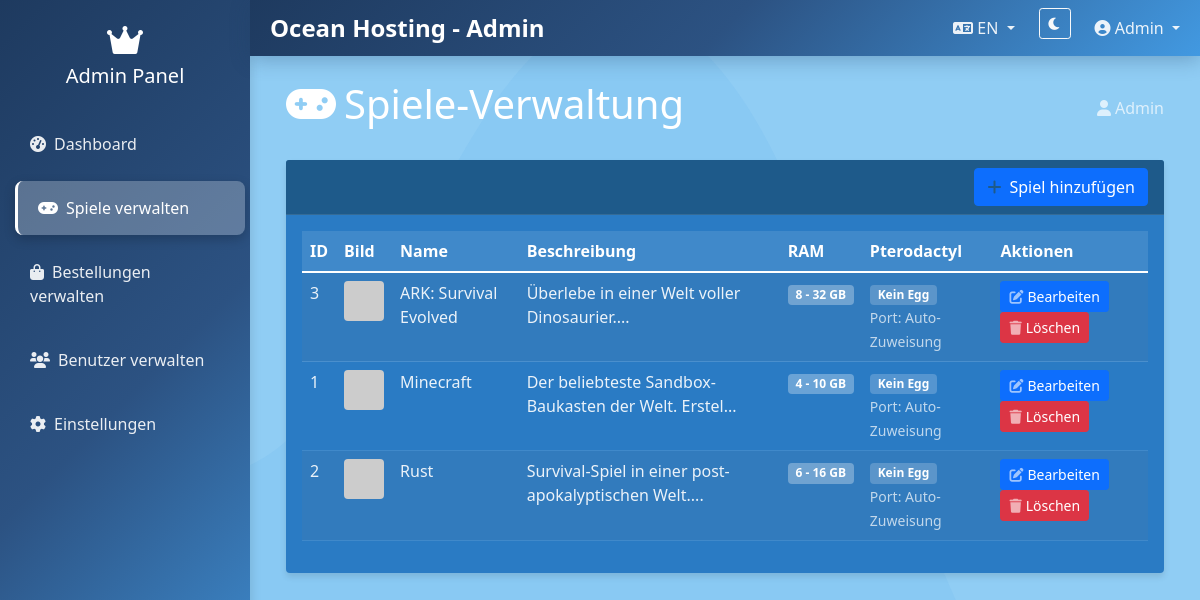
The app's page /Shop/admin/games.php?lang=en (signed in) with its own data.
### tables this page shows
CREATE TABLE games (
            id INTEGER PRIMARY KEY AUTOINCREMENT,
            name VARCHAR(100) NOT NULL,
            image_url VARCHAR(500) NOT NULL,
            min_ram INTEGER NOT NULL DEFAULT 4,
            max_ram INTEGER NOT NULL DEFAULT 10,
            description TEXT,
            active INTEGER DEFAULT 1,
            created_at DATETIME DEFAULT CURRENT_TIMESTAMP,
            updated_at DATETIME DEFAULT CURRENT_TIMESTAMP
        );

### Shop/includes/LanguageManager.php (called while the page is built, shortened)
<?php
class LanguageManager {
    private $language;
    private function detectLanguage() {
        if (isset($_GET['lang']) && in_array($_GET['lang'], ['de', 'en'])) {
            $this->language = $_GET['lang'];
            return;
        }
        $this->language = 'de';
    }
    private function loadTranslations() {
        $file = __DIR__ . '/../languages/' . $this->language . '.php';
    }
    public function getCurrentLanguage() {
        return $this->language;
    }
}
?>

### Shop/includes/GameManager.php (called while the page is built, shortened)
<?php
class GameManager {
    private $conn;
    private $table = 'games';
    public function __construct($pdo = null) {
        if ($pdo !== null) {
            $this->conn = $pdo;
        } else {
            $database = new Database();
            $this->conn = $database->getConnection();
        }
    }
    public function getAllGames() {
        try {
            $query = "SELECT * FROM " . $this->table . " WHERE active = 1 ORDER BY name";
            $stmt = $this->conn->prepare($query);
            $stmt->execute();
            return $stmt->fetchAll(PDO::FETCH_ASSOC);
        } catch(PDOException $e) {
            error_log("GameManager Error: " . $e->getMessage());
            return [];
        }
    }
}
?>

### Shop/admin/games.php (the view, shortened to what this page needs)
<?php
require_once __DIR__ . '/../includes/GameManager.php';
require_once __DIR__ . '/../includes/LanguageManager.php';
$lang = new LanguageManager();
$database = new Database();
$pdo = $database->getConnection();
$gameManager = new GameManager($pdo);
$games = $gameManager->getAllGames();
?>
<!DOCTYPE html>
<html data-theme="light">
<head>
    <link href="https://cdn.jsdelivr.net/npm/bootstrap@5.1.3/dist/css/bootstrap.min.css" rel="stylesheet">
    <link href="https://cdnjs.cloudflare.com/ajax/libs/font-awesome/6.0.0/css/all.min.css" rel="stylesheet">
    <link href="/ocean/shop/assets/css/style.css" rel="stylesheet">
</head>
<body>
    <nav class="navbar navbar-expand-lg navbar-dark">
        <div class="container-fluid">
            <a class="navbar-brand" href="/ocean/shop">
                <i class="fas fa-waves me-2"></i>Ocean Hosting - Admin
            </a>
            <div class="navbar-nav ms-auto d-flex flex-row">
                <div class="nav-item dropdown me-3">
                    <a class="nav-link dropdown-toggle" href="#" role="button" data-bs-toggle="dropdown">
                        <i class="fas fa-language"></i> <?php echo strtoupper($lang->getCurrentLanguage()); ?>
                    </a>
                </div>
                <div class="nav-item me-3">
                    <button class="btn btn-outline-light btn-sm" id="theme-toggle">
                        <i class="fas fa-moon" id="theme-icon"></i>
                    </button>
                </div>
                <div class="nav-item dropdown">
                    <a class="nav-link dropdown-toggle" href="#" role="button" data-bs-toggle="dropdown">
                        <i class="fas fa-user-circle"></i> Admin
                    </a>
                </div>
            </div>
        </div>
    </nav>
    <div class="container-fluid">
        <div class="admin-sidebar p-0">
                <div class="py-4">
                    <div class="text-center text-white mb-4">
                        <i class="fas fa-crown fa-2x mb-2"></i>
                        <h5>Admin Panel</h5>
                    </div>
                    <nav class="nav flex-column">
                        <a class="nav-link" href="/ocean/shop/admin">
                            <i class="fas fa-tachometer-alt me-2"></i>Dashboard
                        </a>
                        <a class="nav-link active" href="/ocean/shop/admin/games">
                            <i class="fas fa-gamepad me-2"></i>Spiele verwalten
                        </a>
                        <a class="nav-link" href="/ocean/shop/admin/orders">
                            <i class="fas fa-shopping-bag me-2"></i>Bestellungen verwalten
                        </a>
                        <a class="nav-link" href="/ocean/shop/admin/users">
                            <i class="fas fa-users me-2"></i>Benutzer verwalten
                        </a>
                        <a class="nav-link" href="/ocean/shop/admin/settings">
                            <i class="fas fa-cog me-2"></i>Einstellungen
                        </a>
                    </nav>
                </div>
            </div>
        <div class="admin-content">
            <div class="container-fluid">
                <div class="container-fluid py-4">
                    <div class="d-flex justify-content-between align-items-center mb-4">
                        <h1><i class="fas fa-gamepad me-2"></i>Spiele-Verwaltung</h1>
                        <div class="text-muted">
                            <i class="fas fa-user me-1"></i><?php echo $_SESSION['user_name']; ?>
                        </div>
                    </div>
            <div class="card shadow">
                <div class="card-header d-flex justify-content-end align-items-center">
                    <button type="button" class="btn btn-primary" data-bs-toggle="modal" data-bs-target="#addGameModal">
                        <i class="fas fa-plus me-2"></i>Spiel hinzufügen
                    </button>
                </div>
                    <div class="card-body">
                        <div class="table-responsive">
                            <table class="table table-striped">
                                <thead>
                                    <tr>
                                        <th>ID</th>
                                        <th>Bild</th>
                                        <th>Name</th>
                                        <th>Beschreibung</th>
                                        <th>RAM</th>
                                        <th>Pterodactyl</th>
                                        <th>Aktionen</th>
                                    </tr>
                                </thead>
                                <tbody>
                                    <?php if (empty($games)): ?>
                                        <tr>
                                            <td colspan="7" class="text-center">Keine Spiele gefunden</td>
                                        </tr>
                                    <?php else: ?>
                                        <?php foreach ($games as $game): ?>
                                            <tr>
                                                <td><?php echo $game['id']; ?></td>
                                                <td>
                                                    <?php if (!empty($game['image_url'])): ?>
                                                        <img src="<?php echo htmlspecialchars($game['image_url']); ?>"
                                                             alt="<?php echo htmlspecialchars($game['name']); ?>"
                                                             style="width: 40px; height: 40px; object-fit: cover;"
                                                             class="rounded">
                                                    <?php endif; ?>
                                                </td>
                                                <td><?php echo htmlspecialchars($game['name']); ?></td>
                                                <td><?php echo htmlspecialchars(substr($game['description'], 0, 50)) . '...'; ?></td>
                                                <td><span class="badge bg-info text-dark"><?php echo $game['min_ram']; ?> - <?php echo $game['max_ram']; ?> GB</span></td>
                                                <td>
                                                    <?php if (!empty($game['pterodactyl_egg_id'])): ?>
                                                        <span class="badge bg-success">Egg: <?php echo $game['pterodactyl_egg_id']; ?></span>
                                                    <?php else: ?>
                                                        <span class="badge bg-secondary">Kein Egg</span>
                                                    <?php endif; ?>
                                                    <br><small class="text-muted">Port: Auto-Zuweisung</small>
                                                </td>
                                                <td>
                                                    <button type="button" class="btn btn-sm btn-primary"
                                                            onclick="editGame(<?php echo $game['id']; ?>, '<?php echo htmlspecialchars($game['name'], ENT_QUOTES); ?>', '<?php echo htmlspecialchars($game['description'], ENT_QUOTES); ?>', <?php echo $game['min_ram']; ?>, <?php echo $game['max_ram']; ?>, '<?php echo htmlspecialchars($game['image_url'], ENT_QUOTES); ?>', <?php echo $game['pterodactyl_egg_id'] ?? 'null'; ?>, '<?php echo htmlspecialchars($game['pterodactyl_docker_image'] ?? '', ENT_QUOTES); ?>', '<?php echo htmlspecialchars($game['pterodactyl_startup_command'] ?? '', ENT_QUOTES); ?>', '<?php echo htmlspecialchars($game['pterodactyl_environment'] ?? '', ENT_QUOTES); ?>')">
                                                        <i class="fas fa-edit me-1"></i>Bearbeiten
                                                    </button>
                                                    <button type="button" class="btn btn-sm btn-danger"
                                                            onclick="deleteGame(<?php echo $game['id']; ?>, '<?php echo htmlspecialchars($game['name'], ENT_QUOTES); ?>')">
                                                        <i class="fas fa-trash me-1"></i>Löschen
                                                    </button>
                                                </td>
                                            </tr>
                                        <?php endforeach; ?>
                                    <?php endif; ?>
                                </tbody>
                            </table>
                        </div>
                    </div>
                </div>
        </div>
    </div>
                </div>
            </div>
</body>
</html>

### Shop/admin/games.php (style rules this page uses)
.admin-sidebar { background: var(--ocean-gradient); min-height: 100vh; box-shadow: 2px 0 10px rgba(0,0,0,0.1); position: fixed; top: 0; left: 0; width: 250px; z-index: 1000; overflow-y: auto; }
.navbar { position: fixed; top: 0; left: 250px; right: 0; z-index: 1001; height: 56px; }
.admin-content { margin-left: 250px; margin-top: 56px; height: calc(100vh - 56px); overflow-y: auto; padding-bottom: 30px; }
body { overflow: hidden; }
.admin-sidebar .nav-link { color: rgba(255,255,255,0.9); padding: 15px 20px; border-radius: 8px; margin: 5px 10px; transition: all 0.3s ease; }
.admin-sidebar .nav-link:hover, .admin-sidebar .nav-link.active { background: rgba(255,255,255,0.2); color: white; transform: translateX(5px); }

### records on screen
games: id "3", name "ARK: Survival Evolved", description "Überlebe in einer Welt voller Dinosaurier.", min_ram "8", max_ram "32"
games: id "1", name "Minecraft", description "Der beliebteste Sandbox-Baukasten der Welt. Erstel", min_ram "4", max_ram "10"
games: id "2", name "Rust", description "Survival-Spiel in einer post-apokalyptischen Welt.", min_ram "6", max_ram "16"

### other values on screen
$lang->getCurrentLanguage() "EN"
$_SESSION['user_name'] "Admin"
